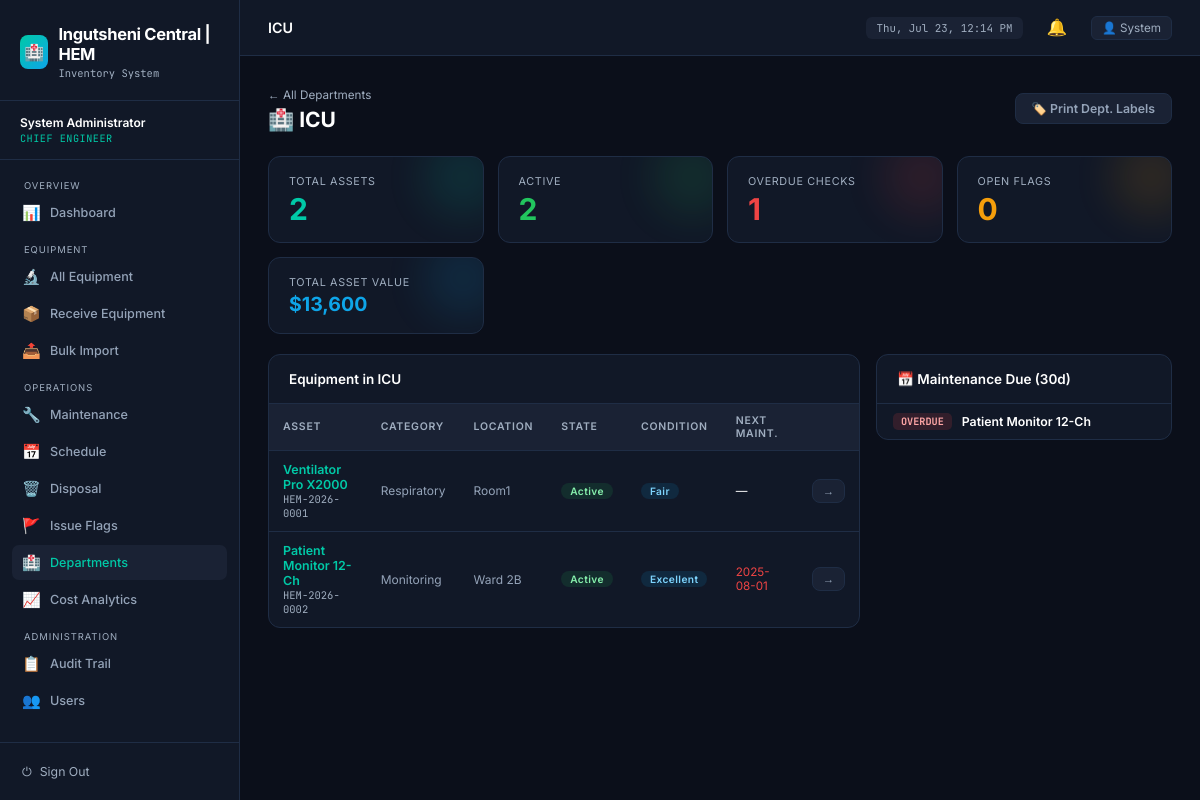
Page /department/ICU (signed in) on the committed database.
### tables this page shows
CREATE TABLE departments (id INTEGER PRIMARY KEY AUTOINCREMENT, name TEXT NOT NULL UNIQUE);

CREATE TABLE "equipment" (id INTEGER PRIMARY KEY AUTOINCREMENT, asset_number TEXT NOT NULL, name TEXT NOT NULL, model TEXT, manufacturer TEXT, serial_number TEXT, category TEXT, department_id INTEGER, location TEXT, country_of_origin TEXT, donor_name TEXT, state TEXT DEFAULT "Active", condition TEXT DEFAULT "Good", purchase_date TEXT, purchase_cost REAL, warranty_expiry TEXT, last_maintenance TEXT, next_maintenance TEXT, notes TEXT, received_by_id INTEGER, created_at TEXT, updated_at TEXT, location_id INTEGER, FOREIGN KEY(department_id) REFERENCES departments(id));

### run_production.py (the view)
@app.route('/department/<dept>')
@login_required
def department_detail(dept):
    equipment = query('SELECT e.*, d.name as department_name FROM equipment e JOIN departments d ON e.department_id = d.id WHERE d.name = ?', (dept,))
    stats_data = query('''SELECT COUNT(e.id) as total,
                                 SUM(CASE WHEN e.state="Active" THEN 1 ELSE 0 END) as active,
                                 SUM(CASE WHEN e.next_maintenance < date("now") THEN 1 ELSE 0 END) as overdue,
                                 SUM(e.purchase_cost) as value
                          FROM equipment e JOIN departments d ON e.department_id = d.id WHERE d.name = ?''', (dept,), one=True)
    open_flags_count = query('''SELECT COUNT(*) as count FROM issue_flags i
                                JOIN equipment e ON i.equipment_id=e.id
                                JOIN departments d ON e.department_id = d.id
                                WHERE d.name = ? AND i.status="Open"''', (dept,), one=True)['count']
    stats = {
        'total': stats_data['total'],
        'active': stats_data['active'],
        'overdue': stats_data['overdue'],
        'value': stats_data['value'] or 0,
        'open_flags': open_flags_count
    }
    maint_due = query('SELECT e.* FROM equipment e JOIN departments d ON e.department_id = d.id WHERE d.name = ? AND e.next_maintenance IS NOT NULL AND e.next_maintenance <= date("now", "+30 days")', (dept,))
    flags = query('''SELECT i.*, e.name as eq_name FROM issue_flags i
                     JOIN equipment e ON i.equipment_id=e.id
                     JOIN departments d ON e.department_id = d.id
                     WHERE d.name = ? AND i.status="Open"''', (dept,))
    return render_template('department_detail.html', dept=dept, equipment=equipment, stats=stats, maint_due=maint_due, flags=flags, state_badge=lambda x: 'badge-green', cond_badge=lambda x: 'badge-blue')

### run_production.py (called while the page is built)
def get_db():
    if 'db' not in g:
        g.db = sqlite3.connect(DATABASE)
        g.db.row_factory = sqlite3.Row
    return g.db

def query(sql, args=(), one=False):
    cur = get_db().execute(sql, args)
    rv = cur.fetchall()
    cur.close()
    return (rv[0] if rv else None) if one else rv

def login_required(f):
    @wraps(f)
    def decorated_function(*args, **kwargs):
        if 'user_id' not in session:
            return redirect(url_for('login'))
        return f(*args, **kwargs)
    return decorated_function

@app.template_filter('fmtdate')
def fmtdate(value, format='%Y-%m-%d'):
    if not value: return '—'
    try:
        if isinstance(value, str):
            dt = datetime.strptime(value.split(' ')[0], '%Y-%m-%d')
        else:
            dt = value
        return dt.strftime(format)
    except:
        return value

@app.context_processor
def utility_processor():
    def is_overdue(date_str):
        if not date_str: return False
        try:
            due_date = datetime.strptime(date_str, '%Y-%m-%d').date()
            return due_date < date.today()
        except: return False
    def state_badge(state):
        return {
            'Active': 'badge-green',
            'Under Maintenance': 'badge-yellow',
            'Pending Disposal': 'badge-red',
            'Disposed': 'badge-gray',
            'In Storage': 'badge-blue'
        }.get(state, 'badge-gray')
    def cond_badge(condition):
        return {
            'Good': 'badge-green',
            'Fair': 'badge-yellow',
            'Poor': 'badge-red'
        }.get(condition, 'badge-gray')
    return dict(is_overdue=is_overdue, state_badge=state_badge, cond_badge=cond_badge)

### templates/department_detail.html (shortened to what this page needs)
{% extends 'base.html' %}
{% block page_title %}{{ dept }}{% endblock %}
{% block content %}
<div style="display:flex;justify-content:space-between;align-items:center;margin-bottom:24px;flex-wrap:wrap;gap:12px">
  <div>
    <a href="{{ url_for('department_overview') }}" style="font-size:0.78rem;color:var(--text-muted);text-decoration:none">← All Departments</a>
    <h1 style="font-size:1.4rem;font-weight:700;margin-top:4px">🏥 {{ dept }}</h1>
  </div>
  <div style="display:flex;gap:8px">
    <a href="{{ url_for('qr_batch') }}?{% for e in equipment %}ids={{ e['id'] }}&{% endfor %}"
       class="btn btn-ghost" target="_blank">🏷️ Print Dept. Labels</a>
  </div>
</div>
<div class="stat-grid" style="margin-bottom:20px">
  <div class="stat-card teal"><div class="glow"></div>
    <div class="label">Total Assets</div><div class="value">{{ stats.total }}</div></div>
  <div class="stat-card green"><div class="glow"></div>
    <div class="label">Active</div><div class="value">{{ stats.active }}</div></div>
  <div class="stat-card red"><div class="glow"></div>
    <div class="label">Overdue Checks</div><div class="value">{{ stats.overdue }}</div></div>
  <div class="stat-card amber"><div class="glow"></div>
    <div class="label">Open Flags</div><div class="value">{{ stats.open_flags }}</div></div>
  {% if session.role != 'intern' %}
  <div class="stat-card blue"><div class="glow"></div>
    <div class="label">Total Asset Value</div>
    <div class="value" style="font-size:1.3rem">${{ '{:,.0f}'.format(stats.value) }}</div></div>
  {% endif %}
</div>
<div style="display:grid;grid-template-columns:2fr 1fr;gap:16px">
  <div style="display:flex;flex-direction:column;gap:16px">
    <div class="card">
      <div class="card-header"><h2>Equipment in {{ dept }}</h2></div>
      <div class="table-wrap">
        <table>
          <thead><tr><th>Asset</th><th>Category</th><th>Location</th><th>State</th><th>Condition</th><th>Next Maint.</th><th></th></tr></thead>
          <tbody>
            {% for eq in equipment %}
            <tr>
              <td>
                <a href="{{ url_for('equipment_detail', eq_id=eq['id']) }}" style="font-weight:600;color:var(--accent);text-decoration:none">{{ eq['name'] }}</a>
                <div style="font-size:0.7rem;color:var(--text-muted);font-family:'JetBrains Mono',monospace">{{ eq['asset_number'] }}</div>
              </td>
              <td style="color:var(--text-dim);font-size:0.8rem">{{ eq['category'] or '—' }}</td>
              <td style="color:var(--text-dim);font-size:0.8rem">{{ eq['location'] or '—' }}</td>
              <td><span class="badge {{ state_badge(eq['state']) }}">{{ eq['state'] }}</span></td>
              <td><span class="badge {{ cond_badge(eq['condition']) }}">{{ eq['condition'] }}</span></td>
              <td style="font-size:0.78rem">
                {% if eq['next_maintenance'] %}
                  {% if is_overdue(eq['next_maintenance']) %}
                    <span style="color:var(--danger)">{{ eq['next_maintenance']|fmtdate }}</span>
                  {% else %}{{ eq['next_maintenance']|fmtdate }}{% endif %}
                {% else %}—{% endif %}
              </td>
              <td><a href="{{ url_for('equipment_detail', eq_id=eq['id']) }}" class="btn btn-ghost btn-sm">→</a></td>
            </tr>
            {% endfor %}
          </tbody>
        </table>
      </div>
    </div>
  </div>
  <div style="display:flex;flex-direction:column;gap:16px">
    <div class="card">
      <div class="card-header"><h2>📅 Maintenance Due (30d)</h2></div>
      <div class="card-body" style="padding:0 16px">
        {% if maint_due %}
          {% for eq in maint_due %}
          <div class="maint-row">
            {% if is_overdue(eq['next_maintenance']) %}
            <span class="days-chip over-chip">OVERDUE</span>
            {% else %}
            <span class="days-chip soon-chip">{{ eq['next_maintenance']|fmtdate }}</span>
            {% endif %}
            <div style="flex:1;min-width:0">
              <a href="{{ url_for('equipment_detail', eq_id=eq['id']) }}" style="font-weight:600;color:var(--text);text-decoration:none;font-size:0.82rem;display:block;overflow:hidden;text-overflow:ellipsis;white-space:nowrap">{{ eq['name'] }}</a>
            </div>
          </div>
          {% endfor %}
        {% else %}
        <div style="padding:20px;text-align:center;color:var(--text-muted);font-size:0.82rem">✅ All clear for 30 days</div>
        {% endif %}
      </div>
    </div>
  </div>
</div>
{% endblock %}

### templates/base.html (style rules this page uses)
:root { --bg: #0b0f1a; --bg-card: #111827; --bg-raised: #1a2234; --border: #1f2d45; --border-hl: #2a3f60; --accent: #00c9a7; --accent-2: #0ea5e9; --warn: #f59e0b; --danger: #ef4444; --success: #22c55e; --text: #ffffff; --text-muted:#a0aec0; --text-dim: #94a3b8; --font-mono: 'JetBrains Mono', monospace; }
*, *::before, *::after { box-sizing: border-box; margin: 0; padding: 0; }
html { font-size: 15px; }
body { font-family: 'Inter', sans-serif; background: var(--bg); color: var(--text); min-height: 100vh; display: flex; }
.card { background: var(--bg-card); border: 1px solid var(--border); border-radius: 12px; overflow: hidden; }
.card-header { padding: 16px 20px; border-bottom: 1px solid var(--border); display: flex; align-items: center; gap: 12px; }
.card-header h2 { font-size: 0.9rem; font-weight: 600; }
.card-body { padding: 20px; }
.stat-grid { display: grid; grid-template-columns: repeat(auto-fill, minmax(170px, 1fr)); gap: 14px; }
.stat-card { background: var(--bg-card); border: 1px solid var(--border); border-radius: 12px; padding: 18px 20px; position: relative; overflow: hidden; }
.stat-card .label { font-size: 0.72rem; color: var(--text-muted); text-transform: uppercase; letter-spacing: 0.06em; }
.stat-card .value { font-size: 2rem; font-weight: 700; margin-top: 6px; line-height: 1; }
.stat-card .glow { position: absolute; top: -20px; right: -20px; width: 80px; height: 80px; border-radius: 50%; opacity: 0.12; filter: blur(20px); }
.stat-card.green .value { color: var(--success); }
.stat-card.green .glow { background: var(--success); }
.stat-card.blue .value { color: var(--accent-2); }
.stat-card.blue .glow { background: var(--accent-2); }
.stat-card.amber .value { color: var(--warn); }
.stat-card.amber .glow { background: var(--warn); }
.stat-card.red .value { color: var(--danger); }
.stat-card.red .glow { background: var(--danger); }
.stat-card.teal .value { color: var(--accent); }
.stat-card.teal .glow { background: var(--accent); }
.table-wrap { overflow-x: auto; }
table { width: 100%; border-collapse: collapse; font-size: 0.83rem; }
thead th { padding: 10px 14px; text-align: left; font-size: 0.7rem; font-weight: 600; text-transform: uppercase; letter-spacing: 0.07em; color: var(--text-muted); background: var(--bg-raised); border-bottom: 1px solid var(--border); }
tbody tr { border-bottom: 1px solid var(--border); transition: background 0.1s; }
tbody tr:last-child { border-bottom: none; }
tbody td { padding: 11px 14px; vertical-align: middle; }
.badge { display: inline-block; padding: 2px 9px; border-radius: 99px; font-size: 0.68rem; font-weight: 600; letter-spacing: 0.04em; }
.badge-green { background: rgba(34,197,94,.12); color: #86efac; }
.badge-blue { background: rgba(14,165,233,.12); color: #7dd3fc; }
.btn { display: inline-flex; align-items: center; gap: 6px; padding: 7px 16px; border-radius: 8px; border: none; font-size: 0.82rem; font-weight: 600; cursor: pointer; text-decoration: none; transition: opacity 0.15s, transform 0.1s; }
.btn-ghost { background: var(--bg-raised); color: var(--text-dim); border: 1px solid var(--border); }
.btn-sm { padding: 4px 10px; font-size: 0.75rem; }

### templates/department_detail.html (style rules this page uses)
.maint-row { display:flex; align-items:center; gap:10px; padding:9px 0; border-bottom:1px solid var(--border); font-size:0.82rem; }
.maint-row:last-child { border-bottom:none; }
.days-chip { font-family:'JetBrains Mono',monospace; font-size:0.68rem; font-weight:700; padding:2px 8px; border-radius:5px; white-space:nowrap; }
.over-chip { background:rgba(239,68,68,.15); color:#fca5a5; }

### rows in the picture
departments: name "ICU"
equipment: name "Ventilator Pro X2000", asset_number "HEM-2026-0001", category "Respiratory", location "Room1", state "Active", condition "Fair"
equipment: name "Patient Monitor 12-Ch", asset_number "HEM-2026-0002", category "Monitoring", location "Ward 2B", state "Active", condition "Excellent", next_maintenance|fmtdate "2025-08-01", shows "OVERDUE"

### other values in the picture
{{ session.full_name }} "System Administrator"
{{ session.role | replace('_', ' ') }} "CHIEF ENGINEER"
{{ session.full_name.split()[0] }} "System"
{{ stats.total }} "2"
{{ stats.active }} "2"
{{ stats.overdue }} "1"
{{ stats.open_flags }} "0"
{{ '{:,.0f}'.format(stats.value) }} "13,600"
